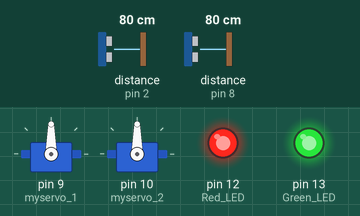
Recording of a sketch running on a simulated Arduino Uno, built with avr-gcc and run on an emulated ATmega328P. Shown: 2 × servo, output pins drawn as LEDs (lit = HIGH). Wiring (inferred from the names in the program): 2 × ultrasonic range finder: trigger pin 4, echo pin 2 / trigger pin 7, echo pin 8. Inputs (shaded band) come from the test bench; at power-on: distance to the obstacle (sensors on pin 8, pin 2) 80 cm. The echo pulse lasts 58.3 µs per cm; pins used as bus, display or sensor lines are not drawn.

Above: at 1.2 s.
1.3 s: distance to the obstacle (sensor on pin 8) set to 18 cm
2.8 s: distance to the obstacle (sensor on pin 8) set to 14 cm
At 3.2 s:
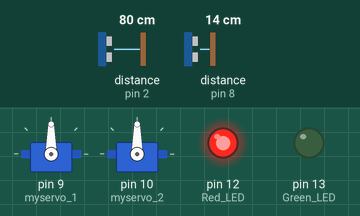
4.3 s: distance to the obstacle (sensor on pin 2) set to 7 cm
5.8 s: distance to the obstacle (sensor on pin 2) set to 4 cm
At 6.4 s:
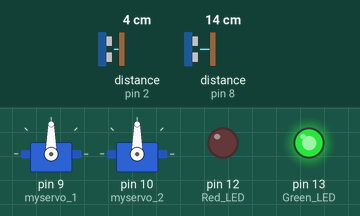
7.3 s: distance to the obstacle (sensor on pin 2) set to 9 cm
At 7.8 s:
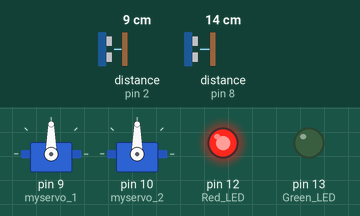
8.8 s: distance to the obstacle (sensor on pin 2) set to 2 cm
At 10.1 s:
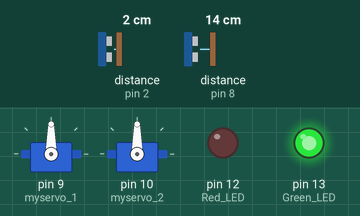
Timing chart, 0 to 11.3 s (numbered marks = the images above; inputs shaded):
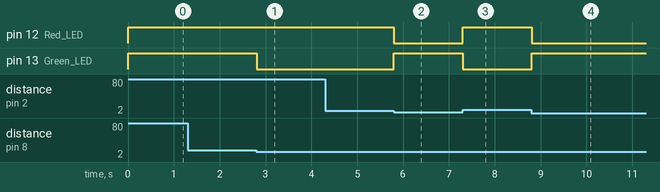

The sketch:

Robotics_Car.ino
```cpp
#include <SoftwareSerial.h>
#include <Servo.h>

#define echoPin_1 8 // Echo Pin of the sensor in the front
#define trigPin_1 7 // Trigger Pin of the sensor in the front
#define echoPin_2 2 // Echo Pin of the sensor on the right
#define trigPin_2 4 // Trigger Pin of the sensor on the right

Servo myservo_1; //Left wheel, not used in the simulation, represented by the red LED
Servo myservo_2; //Right wheel, not used in the simulation, represented by the green LED

int maximumRange_front = 15;// Maximum range in the front needed
int maximumRange_right = 5;// Maximum range on the right needed
long duration, distance_front, distance_right;

long get_distance_front(){ //Function used to measure the distance in the front
 long duration;
 long distance_front;

 digitalWrite(trigPin_1, LOW);
 delayMicroseconds(2);

 digitalWrite(trigPin_1, HIGH); //Emitting soundwave
 delayMicroseconds(10);

 digitalWrite(trigPin_1, LOW);
 duration = pulseIn(echoPin_1, HIGH); //Receiving soundwave

 //Calculate the distance (in cm) based on the speed of sound.
 distance_front = duration/58.2;

 return distance_front;
}

long get_distance_right(){ //Function used to measure the distance on the right
 long duration;
 long distance_right;

 digitalWrite(trigPin_2, LOW);
 delayMicroseconds(2);

 digitalWrite(trigPin_2, HIGH);
 delayMicroseconds(10);

 digitalWrite(trigPin_2, LOW);
 duration = pulseIn(echoPin_2, HIGH);

 //Calculate the distance (in cm) based on the speed of sound.
 distance_right = duration/58.2;

 return distance_right;
}

void setup() {
 Serial.begin (9600);
 pinMode(trigPin_1, OUTPUT);
 pinMode(echoPin_1, INPUT);
 pinMode(trigPin_2, OUTPUT);
 pinMode(echoPin_2, INPUT);
 pinMode(9, OUTPUT); //Not used in the simulation
 pinMode(10, OUTPUT); //Not used in the simulation
 pinMode(12, OUTPUT); //Red LED, representing the left wheel
 pinMode(13, OUTPUT); //Green LED, representing the right wheel

 myservo_1.attach(9); //Not used in the simulation
 myservo_2.attach(10); //Not used in the simulation
}

void loop() {
 distance_front = get_distance_front();
 distance_right = get_distance_right();

 if(distance_front >= maximumRange_front){
    digitalWrite(12, HIGH);
    digitalWrite(13, HIGH); //Both LEDs (wheels) are working
    /*myservo_1.write(0);
    myservo_2.write(180);*/ //Corresponded servo code
 }else if(distance_front < maximumRange_front && distance_right >= maximumRange_right){
    digitalWrite(12, HIGH);
    digitalWrite(13, LOW); //Right wheel stops, turing right
    //myservo_1.write(0);
 }else if(distance_front < maximumRange_front && distance_right < maximumRange_right){
    digitalWrite(12, LOW);
    digitalWrite(13, HIGH); //Left wheel stops, turing left
    //myservo_2.write(180);
 }
 delay(5); //Delay 5 ms before the next loop
}
```

Measured:
- the behaviour switches between 16 and 15 cm on distance to the obstacle (sensor on pin 8) (found by bisection; images 0 and 1)
- the behaviour switches between 6 and 5 cm on distance to the obstacle (sensor on pin 2) (found by bisection; images 1 and 2)
- after the input at 1.3 s, every drawn part: stays the same
- after the input at 2.8 s, pin 13 (Green_LED): HIGH → LOW at once
- after the input at 4.3 s, every drawn part: stays the same
- after the input at 5.8 s, pin 12 (Red_LED): HIGH → LOW at once; pin 13 (Green_LED): LOW → HIGH at once
- after the input at 7.3 s, pin 12 (Red_LED): LOW → HIGH at once; pin 13 (Green_LED): HIGH → LOW at once
- after the input at 8.8 s, pin 12 (Red_LED): HIGH → LOW at once; pin 13 (Green_LED): LOW → HIGH at once
